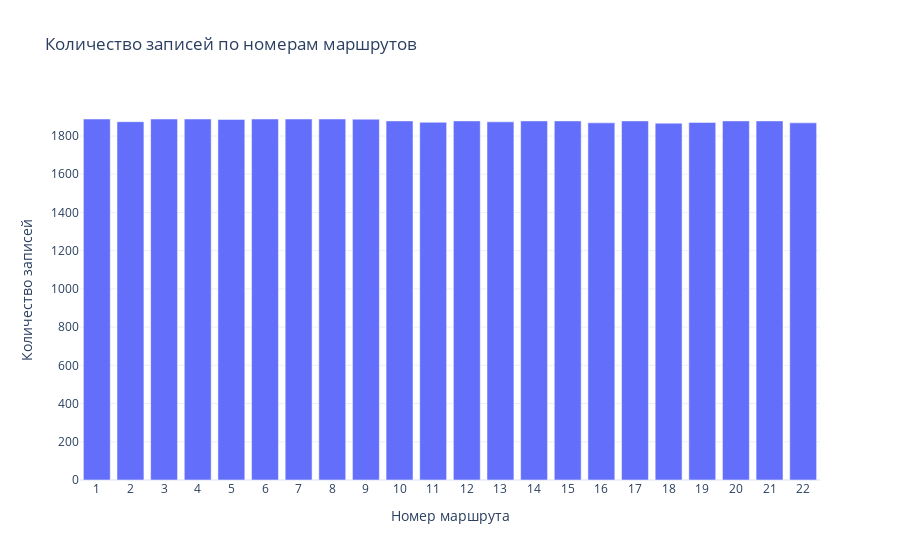

The notebook cell saved with this chart:
### Code cell
make_count_of_records_per_route("data/cars/число значений для маршрута сити.csv")

### Figure 1 — Plotly figure (JSON) as saved in the notebook; plotly's stock layout.template omitted (floating-point values rounded to 4 significant figures)
{"data": [{"name": "Records Count", "x": ["1", "2", "3", "4", "5", "6", "7", "8", "9", "10", "11", "12", "13", "14", "15", "16", "17", "18", "19", "20", "21", "22"], "y": [1889, 1875, 1889, 1889, 1887, 1889, 1889, 1889, 1888, 1879, 1872, 1879, 1874, 1879, 1879, 1869, 1879, 1867, 1871, 1879, 1879, 1869], "type": "bar"}], "layout": {"title": {"text": "Количество записей по номерам маршрутов"}, "xaxis": {"title": {"text": "Номер маршрута"}}, "yaxis": {"title": {"text": "Количество записей"}}}}
